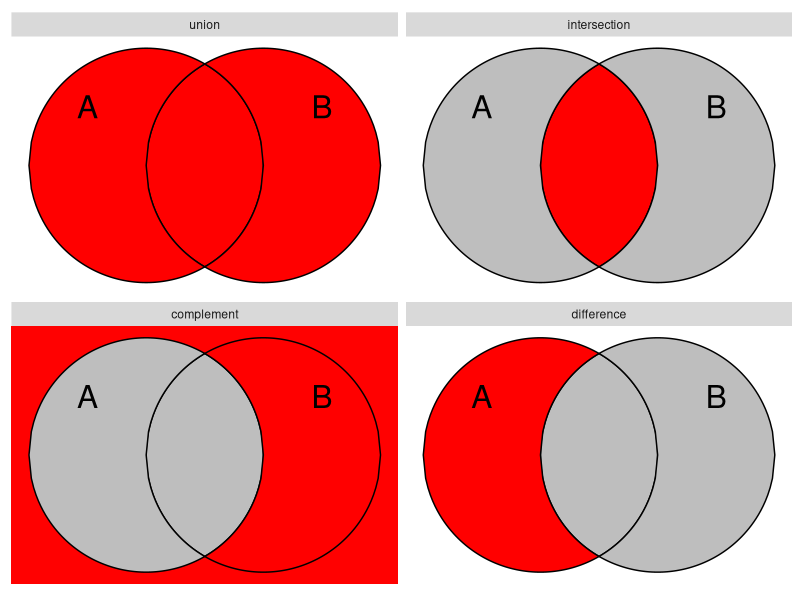

Here is the R script that generated this plot:
## ----libraries, message=FALSE, warning=FALSE-----------------------------
library(dplyr)
library(ggplot2)

## ----set_seed------------------------------------------------------------
set.seed(2)

## ----venn_setup, out.width='0.8\\textwidth'------------------------------
l = 101
circle = data.frame(
  loc = c(rep("top", l),rep("bot",l)),
  x   = c(seq(-1, 1, length=l), seq(1, -1, length=l))) %>%
  mutate(y   = sqrt(1-x^2)*ifelse(loc=="bot",-1,1))
  
indent = circle %>%
  mutate(x = x-0.5,
         x = ifelse(x>0,-x,x))

yint = sqrt(1-.5^2)

Aonly = indent %>% mutate(set="Aonly")
Bonly = indent %>% mutate(x=-x, set="Bonly")

AandB = data.frame(loc=c(rep("left",l),rep("right",l)),
                   y = c(seq(-yint,yint,length=l), seq(yint,-yint,length=l))) %>%
  mutate(set="AandB",
         x = (sqrt(1-y^2)-.5)*ifelse(loc=="left",-1,1))

# ggplot(Bonly, aes(x,y,fill=set)) + 
#   geom_polygon(color="black") + 
#   coord_fixed() +
#   theme_minimal()
  

all = rbind(Aonly,Bonly,AandB) %>%
  mutate(union = TRUE,
         intersection = set == "AandB",
         difference = set == "Aonly",
         complement = set == "Bonly") %>%
  tidyr::gather(operation,value,union,intersection,complement,difference) %>%
  mutate(operation = factor(operation, 
                            levels=c("union","intersection","complement","difference")))


ggplot(all, aes(x,y, group=set, fill=value)) + 
  geom_rect(data = all %>% filter(operation == "complement"), fill="red", 
            xmin = -Inf, xmax = Inf, ymin = -Inf, ymax = Inf, alpha = 0.3) + 
  geom_polygon(color="black") + 
#  geom_polygon(data=all %>% filter(set=="Aonly"), color="black") + 
  facet_wrap(~operation) + 
  coord_fixed() +
#  theme_minimal() +
  scale_fill_manual(values=c("gray","red")) + 
  annotate("text", label="A", x=-1, y=.5,size=8) + 
  annotate("text", label="B", x= 1, y=.5,size=8) +
  theme(axis.line=element_blank(),
      axis.text.x=element_blank(),
      axis.text.y=element_blank(),
      axis.ticks=element_blank(),
      axis.title.x=element_blank(),
      axis.title.y=element_blank(),
      legend.position="none",
      panel.background=element_blank(),
      panel.border=element_blank(),
      panel.grid.major=element_blank(),
      panel.grid.minor=element_blank(),
      plot.background=element_blank())
